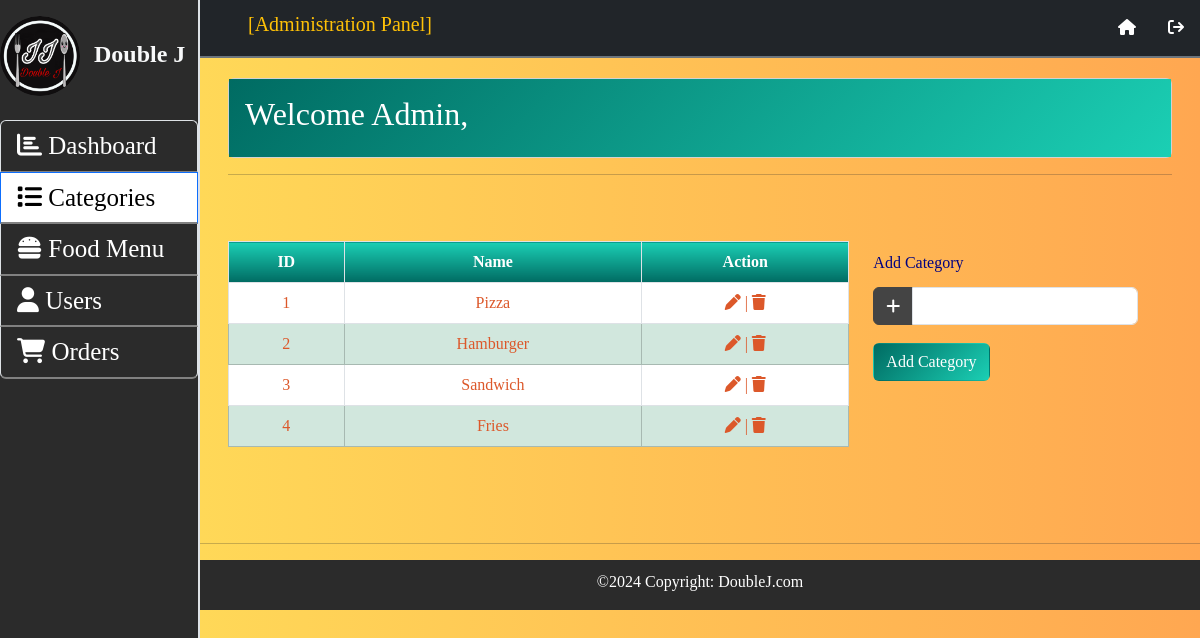
Screenshot of /Admin/categories.php with the database file from the repository.
### tables this page shows
CREATE TABLE `categories` (
  `category_id` int(11) NOT NULL,
  `category_name` varchar(100) NOT NULL
);

### Admin/categories.php (the view, shortened to what this page needs)
<?php
    include 'connect.php';
?>
<!DOCTYPE html>
<html lang="en">
<head>
    <link href="https://cdn.jsdelivr.net/npm/bootstrap@5.3.2/dist/css/bootstrap.min.css" rel="stylesheet">
    <link rel="stylesheet" href="https://cdnjs.cloudflare.com/ajax/libs/font-awesome/6.5.1/css/all.min.css" />
    <link rel="stylesheet" href="../CSS/doublej.css">
</head>
<body style="background-image: linear-gradient(90deg, #ffe259, #ffa751);">
    <section class="container-fluid g-0">
        <div class="row g-0" style="width:100%;">
            <nav class="col-2 border-end border-2 side-nav">
                <h3 class="h4 py-3">
                    <img src="../images/DoubleJ_logo.png" alt="Double J Logo" width="80px" height="80px" style="border-radius: 50%;" class="me-2">
                    <span><a class="navbar-brand d-none d-lg-inline text-light fw-bold">Double J</a></span>
                </h3>
                <div class="list-group d-block text-center text-lg-start">
                    <a href="dashboard.php" class="list-group-item"><i class="fa-solid fa-chart-bar"></i> <span class="d-none d-lg-inline"> Dashboard</span></a>
                    <a href="./categories.php" class="list-group-item active"><i class="fa-solid fa-list"></i> <span class="d-none d-lg-inline"> Categories</span></a>
                    <a href="./food-menu.php" class="list-group-item"><i class="fa-solid fa-burger"></i> <span class="d-none d-lg-inline"> Food Menu</span></a>
                    <a href="./users.php" class="list-group-item"><i class="fa-solid fa-user"></i> <span class="d-none d-lg-inline"> Users</span></a>
                    <a href="./orders.php" class="list-group-item"><i class="fa-solid fa-cart-shopping"></i> <span class="d-none d-lg-inline"> Orders</span></a>
                </div>
            </nav>
            <div class="col-2"></div>
            <main class="col-10 main-content">
                <div class="sticky-top border-bottom border-secondary border-2">
                    <nav class="Topnav navbar navbar-expand-lg navbar-dark navbar-fixed-top bg-dark">
                        <h5 class="text-warning ms-5" >[Administration Panel]</h5>
                        <div class="Topnav-icon">
                            <ul class="nav nav-ul">
                                <li class="nav-item"><a href="dashboard.php" class="nav-link"><i class="fa-solid fa-house"></i></a></li>
                                <li class="nav-item"><a href="logout.php" class="nav-link"><i class="fa-solid fa-arrow-right-from-bracket"></i></a></li>
                            </ul>
                        </div>
                    </nav>
                </div>
                <div class="p-3 page-content">
                    <div class="container">
                        <div class="row">
                            <div class="col-md-12">
                                <div class="card mt-1">
                                    <div class="card-body" style="background-image: linear-gradient(315deg, #1bcfb4, #006b62);">
                                        <span style="color: white">
                                            <h2 class="card-title">Welcome Admin,
                                            </h2>
                                        </span>
                                    </div>
                                </div>
                            </div>
                        </div><hr/>
                        <div class="row">
                            <div class="col-md-8" style="padding-top:50px;">
                                <table class="table table-bordered">
                                <tr class="text-center">
					                <th style="color:white; background-image: linear-gradient(180deg, #1bcfb4, #006b62);">ID</th>
					                <th style="color:white; background-image: linear-gradient(180deg, #1bcfb4, #006b62);">Name</th>
					                <th style="color:white; background-image: linear-gradient(180deg, #1bcfb4, #006b62);">Action</th>
				                </tr>
                                <?php
                                $query = "select * from categories";
                                $go_query = mysqli_query($connection,$query);
                                $counter = 0;
                                while($row=mysqli_fetch_array($go_query))
                                {
                                $class = ($counter % 2 == 0) ? '' : 'table-success';
                                echo "<tr class='$class text-center'>";
                                echo "<td style='color:#DC582A;'>" . $row['category_id'] . "</td>";
                                echo "<td style='color:#DC582A;'>" . $row['category_name'] . "</td>";
                                echo "<td style='color:#DC582A;'>
                                        <a href='categories.php?action=edit&c_id=" . $row['category_id'] . "'><i class='fas fa-pen' style='color:#DC582A'></i></a> |
                                        <a href='categories.php?action=delete&c_id=" . $row['category_id'] . "'><i class='fas fa-trash' style='color:#DC582A'></i></a>
                                    </td>";
                                echo "</tr>";
                                $counter++;
                                }
                                ?>
                                </table>
                            </div>
                            <div class="col-md-4">
                                <div class="btn-group" style="padding-top: 60px; padding-bottom: 14px;">
                                    <form method="post">
                                        <div class="form-group">
                                            <label style="color: #000080; padding-bottom: 12px;">Add Category</label>
                                            <div class="input-group">
                                                <span class="input-group-text" style="background-color: #444444; color: white; border-color: #444444;"><i class="fas fa-plus"></i></span>
                                                <input class="form-control" type="text" name="category_name"/>
                                            </div>
                                        </div>
                                        <button type="submit" name="add_category" class="btn btn-gradient btn-fw">
                                            Add Category
                                        </button>
                                    </form>
                                </div>
                            </div>
                        </div>
                    </div>
                </div>
                <br><br><hr/>
                    <div id="footer">
                        &copy;2024 Copyright: DoubleJ.com
                    </div>
            </main>
        </div>
    </section>
</body>
</html>

### CSS/doublej.css (style rules this page uses)
body { font-family: 'Times New Roman', Times, serif; background-image: linear-gradient(90deg, #ffe259, #ffa751); }
.Topnav-icon ul li a { color:#ffffff; }
.side-nav { height:100%; background-color: #2b2b2b; position: fixed; z-index: 1; top: 0; left: 0; overflow-x: hidden; }
.side-nav .list-group-item { padding: 6px 8px 6px 16px; text-decoration: none; font-size: 25px; color: #ffffff; background-color: #2b2b2b; display: block; border-bottom: 2px solid #818181; }
.side-nav .list-group-item.active { color: #000000 !important; background-color: #ffffff !important; }
#footer { height: 50px; color: #ffffff; background-color: #2b2b2b; padding: 10px; text-align: center; position: relative; margin-bottom: 0; clear: left; }

### Admin/categories.php (style rules this page uses)
.btn-gradient { background-image: linear-gradient(315deg, #1bcfb4, #006b62); color: white; margin-top: 18px; }

### rows the page displays
categories: category_id "1", category_name "Pizza"
categories: category_id "2", category_name "Hamburger"
categories: category_id "3", category_name "Sandwich"
categories: category_id "4", category_name "Fries"
